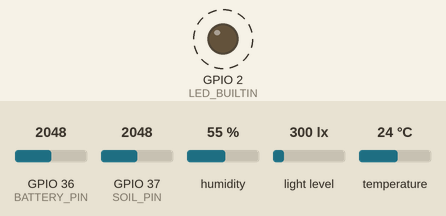
Simulated run of this sketch. Board: ESP32. Shown: output pins drawn as LEDs (lit = HIGH). Dashed ring = blinking. The test bench sets the inputs (shaded band); at power-on: GPIO 36 (BATTERY_PIN) = 2048, GPIO 37 (SOIL_PIN) = 2048, humidity 55 %, light level 300 lx, temperature 24 °C (analog values on the 0–4095 scale). WiFi joins after 1.5 s; servers stay silent unless stated; no MQTT or app messages arrive unless stated; pins used as bus, display or sensor lines are not drawn; what the sketch prints to the serial monitor is not drawn. At 5.2 s the program puts the board to deep sleep or switches it off; the recording ends there.

Above: at 0.2 s.
Timing chart, 0 to 3.0 s (numbered marks = the images above):
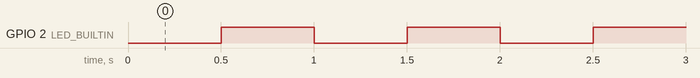

The sketch:

mqtt-plant-sensor.ino
```cpp
#include <WiFi.h>
#include <PubSubClient.h>
#include <ArduinoJson.h>
#include <AHT20.h>
#include <BH1750.h>
#include <math.h>

// WiFi credentials
#define WIFI_SSID     ""
#define WIFI_PASSWORD ""

// MQTT broker settings
#define MQTT_BROKER    ""
#define MQTT_PORT      1883
#define MQTT_TOPIC     "esp/plant-sensor/state"
#define MQTT_CLIENT_ID "plant-sensor-1"

#define uS_TO_S_FACTOR 1000000ULL /* Conversion factor for micro seconds to seconds */
#define TIME_TO_SLEEP  55

#define BATTERY_PIN A0
#define SOIL_PIN A1
#define SOIL_POWER_PIN 19

#define SLOW_BLINK_SPEED 500

#define BOOT_DELAY 2500
#define SOIL_MOISTURE_POWER_DELAY 500
#define LIGHT_MEASUREMENT_TIMEOUT 500
#define LIGHT_MEASUREMENT_POLL_DELAY 10

#define WIFI_CONNECT_TIMEOUT_MS 15000
#define MQTT_CONNECT_TIMEOUT_MS 10000

float soil_moisture_lower_limit = 1050;
float soil_moisture_upper_limit = 2650;

AHT20 aht20;
BH1750 light_sensor;
bool lightSensorDetected = false;

WiFiClient wifiClient;
PubSubClient mqttClient(wifiClient);

RTC_DATA_ATTR int bootCount = 0;

void blinkAndWait(int delayMillis, long speed)
{
  int startTime = millis();
  while ((millis() - startTime) < delayMillis)
  {
    digitalWrite(LED_BUILTIN, LOW);
    delay(speed);
    digitalWrite(LED_BUILTIN, HIGH);
    delay(speed);
  }
}

void goToSleep()
{
  // Configure the wake up source and go to sleep.
  esp_sleep_enable_timer_wakeup(TIME_TO_SLEEP * uS_TO_S_FACTOR);
  esp_deep_sleep_start();
}

int measureBatteryPercentage()
{
  // Measure 16 times and take the average.
  uint32_t batteryVoltages = 0;
  for(int i = 0; i < 16; i++) {
    batteryVoltages += analogReadMilliVolts(BATTERY_PIN);
  }
  float batteryVoltage = 2 * batteryVoltages / 16;
  float batteryPercentage = getBatteryPercentage(batteryVoltage);
  return roundPercentageDown(batteryPercentage, 1);
}

float measureSoilMoisture()
{
    // Power the soil moisture sensor.
    digitalWrite(SOIL_POWER_PIN, HIGH);
    delay(SOIL_MOISTURE_POWER_DELAY); // Allow the sensor to stabilize.

    // Measure 16 times and take the average.
    uint32_t moistureReadings = 0;
    for(int i = 0; i < 16; i++) {
      moistureReadings += analogRead(SOIL_PIN); // Read and accumulate ADC voltage
    }

    // Power off the soil moisture sensor.
    digitalWrite(SOIL_POWER_PIN, LOW);

    float moistureReading = moistureReadings / 16;
    // We assume the HW390 behaves linearly between the lower and upper limit.
    float moisturePercentage = (1 -((moistureReading - soil_moisture_lower_limit) / (soil_moisture_upper_limit - soil_moisture_lower_limit))) * 100;
    Serial.println(moisturePercentage);
    return roundPercentageDown(moisturePercentage, 1);
}


int measureIlluminance()
{
  if (!lightSensorDetected)
  {
    return -1;
  }

  int waitTime = 0;
  while (!light_sensor.measurementReady() && waitTime < LIGHT_MEASUREMENT_TIMEOUT)
  {
    delay(LIGHT_MEASUREMENT_POLL_DELAY);
    waitTime += LIGHT_MEASUREMENT_POLL_DELAY;
  }

  if (!light_sensor.measurementReady())
  {
    Serial.println("BH1750 measurement timeout.");
    return -1;
  }

  return round(light_sensor.readLightLevel());
}


void measureTemperatureAndHumidity(float* temperature, float* humidity)
{
  // Measure.
  *temperature =  aht20.getTemperature();
  *humidity = aht20.getHumidity();
}


float getBatteryPercentage(int milliVolts) {
  // Model taken from: https://github.com/def1149/ESP32_Stuff/blob/main/Lipo_Battery_Pct_Capacity
  #define FULL 4200   // >= FULL 100%
  #define EMPTY 3499  // < EMPTY 0%
  float percentage;

  if (milliVolts >= FULL) {
    percentage = 100.0;
  }
  else if (milliVolts >= 3880) {
    percentage = map(milliVolts,3880,FULL-1,600,999)/10.0;
  }
  else if (milliVolts >= 3750) {
    percentage = map(milliVolts,3750,3879,202,599)/10.0;
  }
  else if (milliVolts >= 3700 ) {
    percentage = map(milliVolts,3700,3749,79,201)/10.0;
  }
  else if (milliVolts >= 3610 ) {
    percentage = map(milliVolts,3610,3699,20,78)/10.0;
  }
  else if (milliVolts >= EMPTY) {
    percentage = map(milliVolts,EMPTY,3609,1,19)/10.0;
  }
  else {
    percentage = 0.0;
  }

  return percentage;
}

int roundPercentageDown(int percentage, int remainder)
{
  return percentage - (percentage % remainder);
}

bool connectWiFi()
{
  Serial.print("Connecting to WiFi");
  WiFi.begin(WIFI_SSID, WIFI_PASSWORD);

  unsigned long startTime = millis();
  while (WiFi.status() != WL_CONNECTED && (millis() - startTime) < WIFI_CONNECT_TIMEOUT_MS)
  {
    delay(500);
    Serial.print(".");
  }

  if (WiFi.status() == WL_CONNECTED)
  {
    Serial.println("\nWiFi connected. IP: " + WiFi.localIP().toString());
    return true;
  }

  Serial.println("\nWiFi connection timed out.");
  return false;
}

bool connectMQTT()
{
  mqttClient.setServer(MQTT_BROKER, MQTT_PORT);

  Serial.print("Connecting to MQTT broker");
  unsigned long startTime = millis();
  while (!mqttClient.connected() && (millis() - startTime) < MQTT_CONNECT_TIMEOUT_MS)
  {
    if (mqttClient.connect(MQTT_CLIENT_ID /* , MQTT_USERNAME, MQTT_PASSWORD */))
    {
      Serial.println("\nMQTT connected.");
      return true;
    }
    delay(500);
    Serial.print(".");
  }

  Serial.println("\nMQTT connection failed. State: " + String(mqttClient.state()));
  return false;
}

void publishMeasurements(float temperature, float humidity, int illuminance, float soilMoisture, int batteryPercentage)
{
  JsonDocument doc;
  doc["temperature"]   = temperature;
  doc["humidity"]      = humidity;
  if (illuminance >= 0)
  {
    doc["illuminance"] = illuminance;
  }
  doc["soil_moisture"] = soilMoisture;
  doc["battery"]       = batteryPercentage;

  char payload[256];
  serializeJson(doc, payload);

  Serial.print("Publishing: ");
  Serial.println(payload);

  mqttClient.publish(MQTT_TOPIC, payload, true /* retain */);
}

/********************* Arduino functions **************************/
void setup() {
  Serial.begin(115200);
  Serial.print("Booting for the ");
  Serial.print(++bootCount);
  Serial.println("th time.");

  pinMode(LED_BUILTIN, OUTPUT);
  pinMode(SOIL_PIN, INPUT);
  pinMode(BATTERY_PIN, INPUT);
  pinMode(SOIL_POWER_PIN, OUTPUT);
  analogReadResolution(12);

  Wire.begin();
  lightSensorDetected = light_sensor.begin();
  if (!lightSensorDetected) {
    Serial.println("BH1750 not detected. Please check wiring.");
  }
  light_sensor.configure(BH1750::ONE_TIME_HIGH_RES_MODE_2);

  if (aht20.begin() == false)
  {
    Serial.println("AHT20 not detected. Please check wiring.");
  }
}

void loop() {
  blinkAndWait(BOOT_DELAY, SLOW_BLINK_SPEED);

  // Gather all measurements.
  int batteryPercentage = measureBatteryPercentage();
  int illuminance       = measureIlluminance();
  float soilMoisture    = measureSoilMoisture();
  float temperature, humidity;
  measureTemperatureAndHumidity(&temperature, &humidity);

  // Connect and publish all measurements in a single MQTT message.
  if (connectWiFi() && connectMQTT())
  {
    publishMeasurements(temperature, humidity, illuminance, soilMoisture, batteryPercentage);
    // Give PubSubClient a moment to complete the publish before sleeping.
    mqttClient.loop();
    delay(100);
  }

  WiFi.disconnect(true);
  WiFi.mode(WIFI_OFF);

  goToSleep();
}
```

Measured:
- by itself, GPIO 2 (LED_BUILTIN): alternates HIGH for 0.50 s and LOW for 0.50 s, 5 changes in all, then stays HIGH
